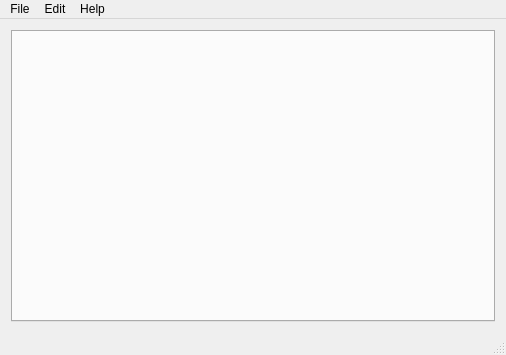
<?xml version="1.0" encoding="UTF-8"?>
<ui version="4.0">
 <class>MainWindow</class>
 <widget class="QMainWindow" name="MainWindow">
  <property name="geometry">
   <rect>
    <x>0</x>
    <y>0</y>
    <width>506</width>
    <height>355</height>
   </rect>
  </property>
  <property name="windowTitle">
   <string>QDeviceMonitor</string>
  </property>
  <property name="windowIcon">
   <iconset resource="../resources.qrc">
    <normaloff>:/icons/app_icon.png</normaloff>:/icons/app_icon.png</iconset>
  </property>
  <widget class="QWidget" name="centralWidget">
   <layout class="QVBoxLayout" name="verticalLayout">
    <item>
     <widget class="QTabWidget" name="tabWidget">
      <property name="currentIndex">
       <number>-1</number>
      </property>
      <property name="tabsClosable">
       <bool>true</bool>
      </property>
     </widget>
    </item>
   </layout>
  </widget>
  <widget class="QStatusBar" name="statusBar"/>
  <widget class="QMenuBar" name="menuBar">
   <property name="geometry">
    <rect>
     <x>0</x>
     <y>0</y>
     <width>506</width>
     <height>19</height>
    </rect>
   </property>
   <widget class="QMenu" name="menuEdit">
    <property name="title">
     <string>Edit</string>
    </property>
    <addaction name="actionSettings"/>
   </widget>
   <widget class="QMenu" name="menuHelp">
    <property name="title">
     <string>Help</string>
    </property>
    <addaction name="actionAboutQt"/>
    <addaction name="actionAbout"/>
   </widget>
   <widget class="QMenu" name="menuFile">
    <property name="title">
     <string>File</string>
    </property>
    <addaction name="actionOpen"/>
    <addaction name="actionDetectDevices"/>
    <addaction name="actionQuit"/>
   </widget>
   <addaction name="menuFile"/>
   <addaction name="menuEdit"/>
   <addaction name="menuHelp"/>
  </widget>
  <action name="actionSettings">
   <property name="text">
    <string>Settings</string>
   </property>
  </action>
  <action name="actionAboutQt">
   <property name="text">
    <string>About Qt</string>
   </property>
  </action>
  <action name="actionAbout">
   <property name="text">
    <string>About</string>
   </property>
  </action>
  <action name="actionOpen">
   <property name="text">
    <string>&amp;Open</string>
   </property>
  </action>
  <action name="actionQuit">
   <property name="text">
    <string>&amp;Quit</string>
   </property>
  </action>
  <action name="actionDetectDevices">
   <property name="text">
    <string>Detect Devices</string>
   </property>
  </action>
 </widget>
 <layoutdefault spacing="6" margin="11"/>
 <resources>
  <include location="../resources.qrc"/>
 </resources>
 <connections/>
</ui>
